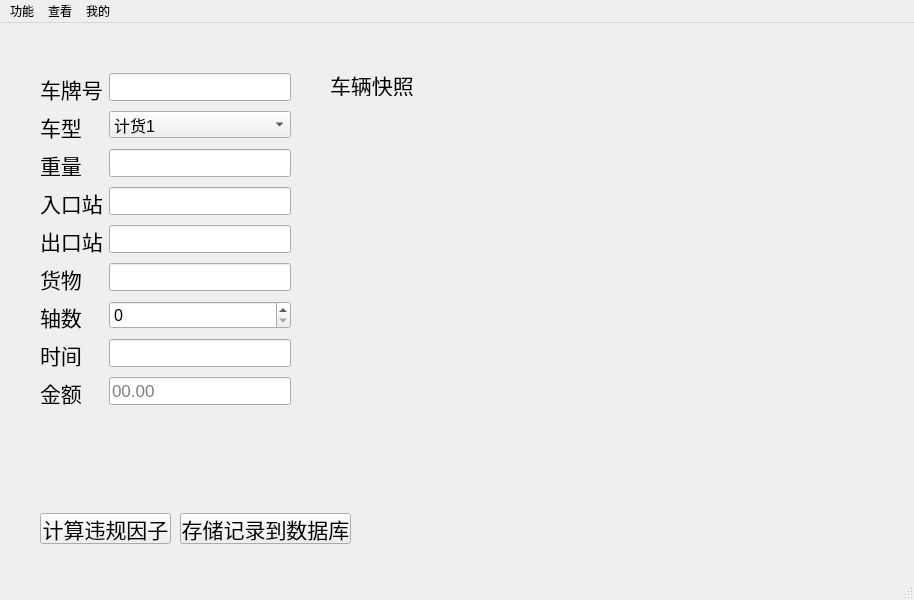
<?xml version="1.0" encoding="UTF-8"?>
<ui version="4.0">
 <class>MainWindow</class>
 <widget class="QMainWindow" name="MainWindow">
  <property name="geometry">
   <rect>
    <x>0</x>
    <y>0</y>
    <width>914</width>
    <height>600</height>
   </rect>
  </property>
  <property name="windowTitle">
   <string>SunShine_绿通</string>
  </property>
  <property name="autoFillBackground">
   <bool>false</bool>
  </property>
  <property name="styleSheet">
   <string notr="true"/>
  </property>
  <widget class="QWidget" name="centralwidget">
   <widget class="QWidget" name="formLayoutWidget">
    <property name="geometry">
     <rect>
      <x>40</x>
      <y>50</y>
      <width>251</width>
      <height>421</height>
     </rect>
    </property>
    <layout class="QFormLayout" name="formLayout">
     <item row="0" column="0">
      <widget class="QLabel" name="label">
       <property name="font">
        <font>
         <pointsize>16</pointsize>
        </font>
       </property>
       <property name="autoFillBackground">
        <bool>true</bool>
       </property>
       <property name="text">
        <string>车牌号</string>
       </property>
      </widget>
     </item>
     <item row="0" column="1">
      <widget class="QLineEdit" name="carid">
       <property name="font">
        <font>
         <pointsize>13</pointsize>
        </font>
       </property>
      </widget>
     </item>
     <item row="1" column="0">
      <widget class="QLabel" name="label_2">
       <property name="font">
        <font>
         <pointsize>16</pointsize>
        </font>
       </property>
       <property name="text">
        <string>车型</string>
       </property>
      </widget>
     </item>
     <item row="1" column="1">
      <widget class="QComboBox" name="cartype">
       <property name="font">
        <font>
         <pointsize>12</pointsize>
        </font>
       </property>
       <property name="currentText">
        <string>计货1</string>
       </property>
       <item>
        <property name="text">
         <string>计货1</string>
        </property>
       </item>
       <item>
        <property name="text">
         <string>计货2</string>
        </property>
       </item>
       <item>
        <property name="text">
         <string>计货3</string>
        </property>
       </item>
       <item>
        <property name="text">
         <string>计货4</string>
        </property>
       </item>
       <item>
        <property name="text">
         <string>计货5</string>
        </property>
       </item>
       <item>
        <property name="text">
         <string>一型货</string>
        </property>
       </item>
       <item>
        <property name="text">
         <string>二型货</string>
        </property>
       </item>
       <item>
        <property name="text">
         <string>三型货</string>
        </property>
       </item>
       <item>
        <property name="text">
         <string>四型货</string>
        </property>
       </item>
       <item>
        <property name="text">
         <string>五型货</string>
        </property>
       </item>
       <item>
        <property name="text">
         <string>一型车</string>
        </property>
       </item>
       <item>
        <property name="text">
         <string>二型车</string>
        </property>
       </item>
       <item>
        <property name="text">
         <string>三型车</string>
        </property>
       </item>
       <item>
        <property name="text">
         <string>四型车</string>
        </property>
       </item>
       <item>
        <property name="text">
         <string>五型车</string>
        </property>
       </item>
       <item>
        <property name="text">
         <string>特货1</string>
        </property>
       </item>
       <item>
        <property name="text">
         <string>特货2</string>
        </property>
       </item>
       <item>
        <property name="text">
         <string>特货3</string>
        </property>
       </item>
       <item>
        <property name="text">
         <string>特货4</string>
        </property>
       </item>
       <item>
        <property name="text">
         <string>特货5</string>
        </property>
       </item>
      </widget>
     </item>
     <item row="2" column="0">
      <widget class="QLabel" name="label_3">
       <property name="font">
        <font>
         <pointsize>16</pointsize>
        </font>
       </property>
       <property name="text">
        <string>重量</string>
       </property>
      </widget>
     </item>
     <item row="2" column="1">
      <widget class="QLineEdit" name="weight">
       <property name="font">
        <font>
         <pointsize>13</pointsize>
        </font>
       </property>
      </widget>
     </item>
     <item row="3" column="0">
      <widget class="QLabel" name="label_4">
       <property name="font">
        <font>
         <pointsize>16</pointsize>
        </font>
       </property>
       <property name="text">
        <string>入口站</string>
       </property>
      </widget>
     </item>
     <item row="3" column="1">
      <widget class="QLineEdit" name="driveinplace">
       <property name="font">
        <font>
         <pointsize>13</pointsize>
        </font>
       </property>
      </widget>
     </item>
     <item row="4" column="0">
      <widget class="QLabel" name="label_5">
       <property name="font">
        <font>
         <pointsize>16</pointsize>
        </font>
       </property>
       <property name="text">
        <string>出口站</string>
       </property>
      </widget>
     </item>
     <item row="4" column="1">
      <widget class="QLineEdit" name="driveoutplace">
       <property name="font">
        <font>
         <pointsize>13</pointsize>
        </font>
       </property>
      </widget>
     </item>
     <item row="5" column="0">
      <widget class="QLabel" name="label_8">
       <property name="font">
        <font>
         <pointsize>16</pointsize>
        </font>
       </property>
       <property name="text">
        <string>货物</string>
       </property>
      </widget>
     </item>
     <item row="5" column="1">
      <widget class="QLineEdit" name="goods">
       <property name="font">
        <font>
         <pointsize>13</pointsize>
        </font>
       </property>
      </widget>
     </item>
     <item row="6" column="0">
      <widget class="QLabel" name="label_9">
       <property name="font">
        <font>
         <pointsize>16</pointsize>
        </font>
       </property>
       <property name="text">
        <string>轴数</string>
       </property>
      </widget>
     </item>
     <item row="6" column="1">
      <widget class="QSpinBox" name="axle">
       <property name="font">
        <font>
         <pointsize>12</pointsize>
        </font>
       </property>
       <property name="maximum">
        <number>8</number>
       </property>
      </widget>
     </item>
     <item row="9" column="0">
      <widget class="QLabel" name="label_11">
       <property name="font">
        <font>
         <pointsize>16</pointsize>
        </font>
       </property>
       <property name="text">
        <string/>
       </property>
      </widget>
     </item>
     <item row="7" column="0">
      <widget class="QLabel" name="label_10">
       <property name="font">
        <font>
         <pointsize>16</pointsize>
        </font>
       </property>
       <property name="text">
        <string>时间</string>
       </property>
      </widget>
     </item>
     <item row="8" column="0">
      <widget class="QLabel" name="label_12">
       <property name="font">
        <font>
         <pointsize>16</pointsize>
        </font>
       </property>
       <property name="text">
        <string>金额</string>
       </property>
      </widget>
     </item>
     <item row="8" column="1">
      <widget class="QLineEdit" name="amount">
       <property name="font">
        <font>
         <pointsize>13</pointsize>
        </font>
       </property>
       <property name="placeholderText">
        <string>00.00</string>
       </property>
      </widget>
     </item>
     <item row="7" column="1">
      <widget class="QLineEdit" name="time">
       <property name="font">
        <font>
         <pointsize>13</pointsize>
        </font>
       </property>
      </widget>
     </item>
    </layout>
   </widget>
   <widget class="QPushButton" name="calculateillegal">
    <property name="geometry">
     <rect>
      <x>40</x>
      <y>490</y>
      <width>131</width>
      <height>31</height>
     </rect>
    </property>
    <property name="font">
     <font>
      <pointsize>16</pointsize>
     </font>
    </property>
    <property name="text">
     <string>计算违规因子</string>
    </property>
   </widget>
   <widget class="QLabel" name="label_6">
    <property name="geometry">
     <rect>
      <x>330</x>
      <y>50</y>
      <width>91</width>
      <height>23</height>
     </rect>
    </property>
    <property name="font">
     <font>
      <pointsize>16</pointsize>
     </font>
    </property>
    <property name="autoFillBackground">
     <bool>true</bool>
    </property>
    <property name="text">
     <string>车辆快照</string>
    </property>
   </widget>
   <widget class="QLabel" name="label_7">
    <property name="geometry">
     <rect>
      <x>330</x>
      <y>100</y>
      <width>511</width>
      <height>351</height>
     </rect>
    </property>
    <property name="styleSheet">
     <string notr="true">image: url(:/carsnapshot/image/jihuo5.jpg);
border-color: rgb(0, 0, 0);
border-color: rgb(0, 0, 0);</string>
    </property>
    <property name="text">
     <string/>
    </property>
   </widget>
   <widget class="QPushButton" name="store2mysql">
    <property name="geometry">
     <rect>
      <x>180</x>
      <y>490</y>
      <width>171</width>
      <height>31</height>
     </rect>
    </property>
    <property name="font">
     <font>
      <pointsize>16</pointsize>
     </font>
    </property>
    <property name="text">
     <string>存储记录到数据库</string>
    </property>
   </widget>
   <zorder>label_7</zorder>
   <zorder>formLayoutWidget</zorder>
   <zorder>calculateillegal</zorder>
   <zorder>label_6</zorder>
   <zorder>store2mysql</zorder>
  </widget>
  <widget class="QMenuBar" name="menubar">
   <property name="geometry">
    <rect>
     <x>0</x>
     <y>0</y>
     <width>914</width>
     <height>23</height>
    </rect>
   </property>
   <widget class="QMenu" name="menu_2">
    <property name="title">
     <string>查看</string>
    </property>
    <addaction name="read_associate"/>
    <addaction name="read_help"/>
    <addaction name="read_soft_info"/>
   </widget>
   <widget class="QMenu" name="menu_3">
    <property name="title">
     <string>我的</string>
    </property>
    <addaction name="user_info"/>
   </widget>
   <widget class="QMenu" name="menu">
    <property name="title">
     <string>功能</string>
    </property>
    <addaction name="mysql_pattern"/>
    <addaction name="separator"/>
    <addaction name="mine_rules"/>
    <addaction name="update_modelparams"/>
   </widget>
   <addaction name="menu"/>
   <addaction name="menu_2"/>
   <addaction name="menu_3"/>
  </widget>
  <widget class="QStatusBar" name="statusbar"/>
  <action name="mysqlquerymode">
   <property name="text">
    <string>进入数据库查询模式</string>
   </property>
  </action>
  <action name="read_associate">
   <property name="text">
    <string>查看关联规则文档</string>
   </property>
  </action>
  <action name="read_help">
   <property name="text">
    <string>查看帮助文档</string>
   </property>
  </action>
  <action name="mysql_pattern">
   <property name="text">
    <string>进入数据库查询模式</string>
   </property>
  </action>
  <action name="mine_rules">
   <property name="text">
    <string>关联规则挖掘</string>
   </property>
  </action>
  <action name="update_modelparams">
   <property name="text">
    <string>模型参数更新</string>
   </property>
  </action>
  <action name="user_info">
   <property name="text">
    <string>用户信息</string>
   </property>
  </action>
  <action name="read_soft_info">
   <property name="text">
    <string>查看版本信息</string>
   </property>
  </action>
 </widget>
 <resources>
  <include location="lvtong.qrc"/>
 </resources>
 <connections/>
 <slots>
  <slot>getinfo()</slot>
  <slot>showresult()</slot>
 </slots>
</ui>
